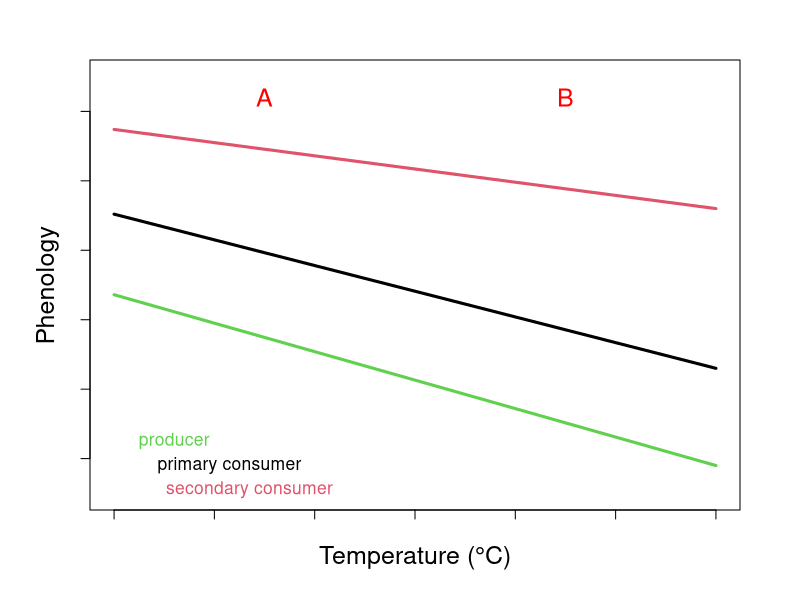
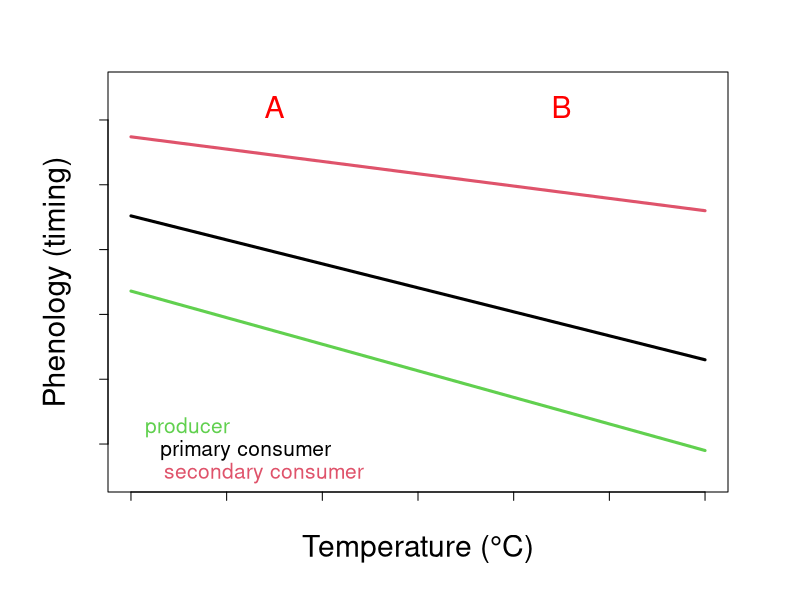
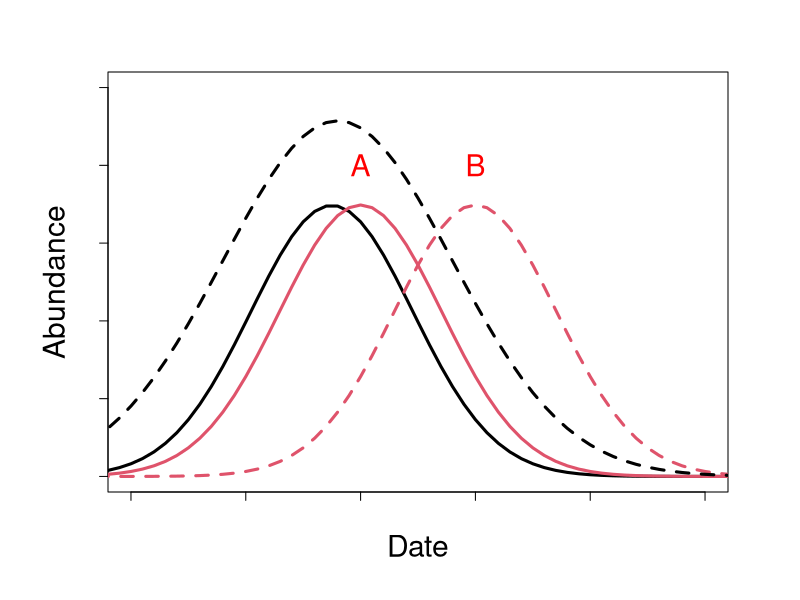
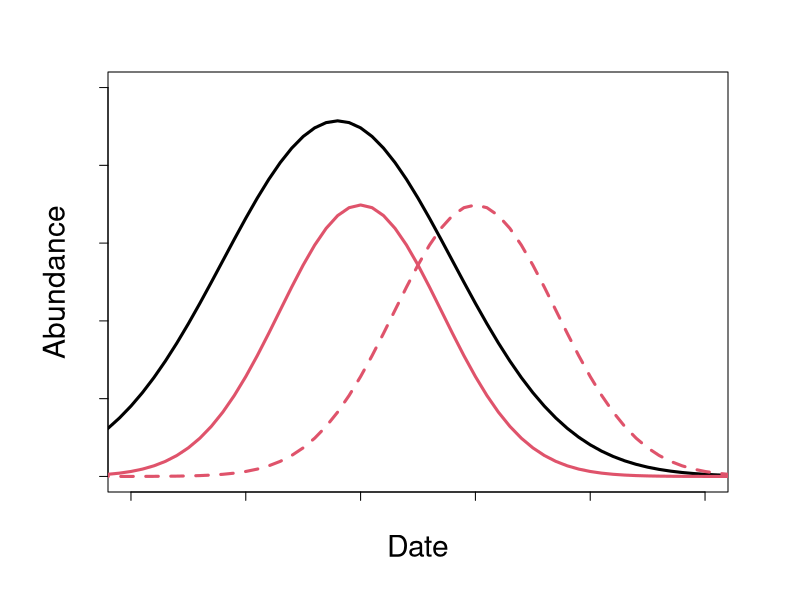
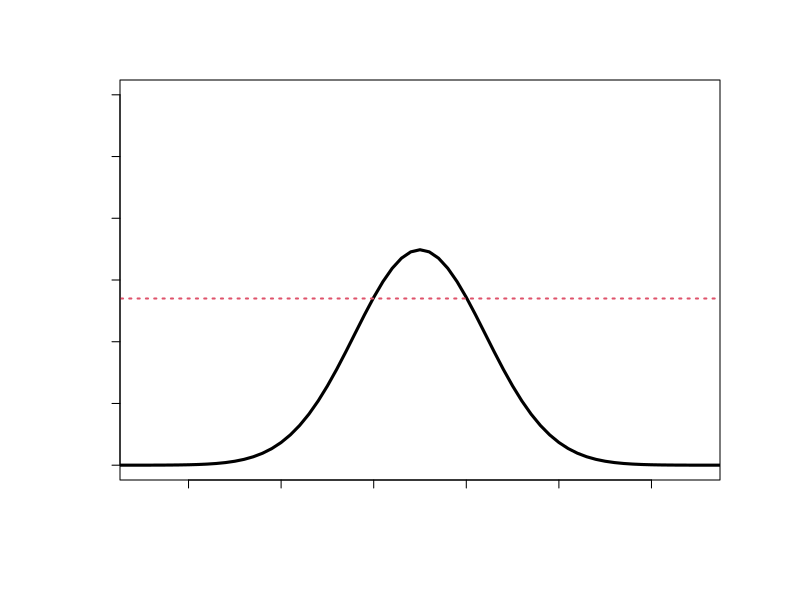
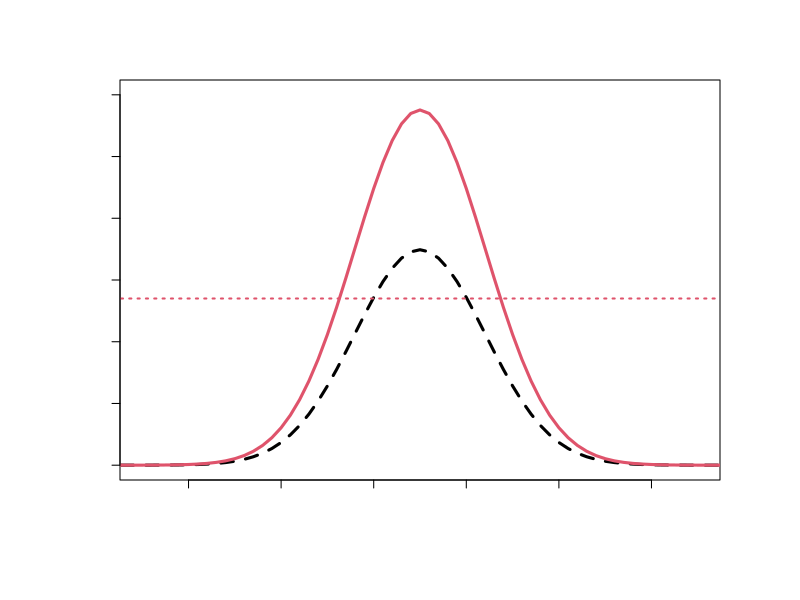
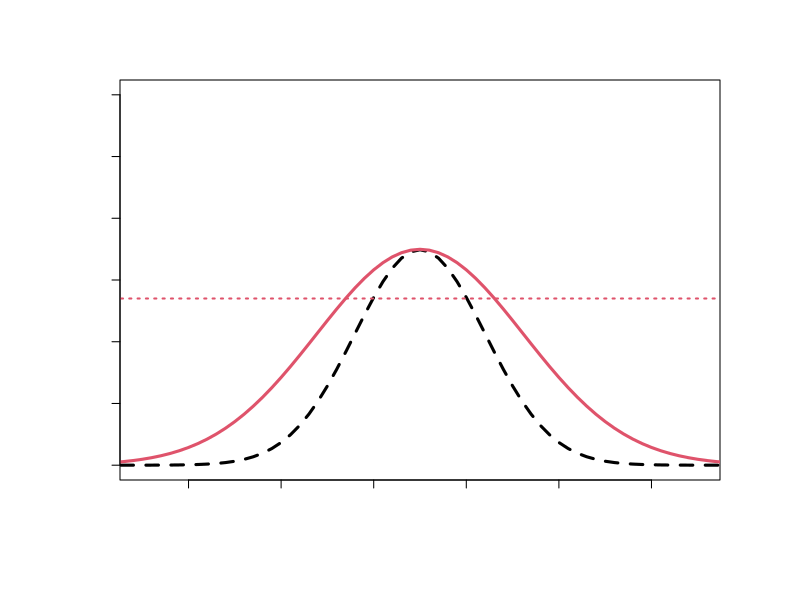

These figures' R source, in order: (Note: this script raises an error after producing the figures.)
####################
#### Schematics ####
####################

#### Effect of temp on Phenology ####
# line graph: temp sensitivity from thackeray 2016
phentemp <- data.frame(temp=seq(4,10,0.5))
phentemp$prod <- 120+(-4.1*phentemp$temp)
phentemp$prim <- 130+(-3.7*phentemp$temp)
phentemp$seco <- 135+(-1.9*phentemp$temp)

par(mfcol=c(1,1), mar=c(1,1,1,1), oma=c(2,2,1,1),cex=1.5)
plot(phentemp$temp, phentemp$seco, type="l", lwd=3, col=2, ylim=c(75, 135), xlab=NA, ylab=NA, xaxt='n', yaxt='n')
points(phentemp$temp, phentemp$prim, type="l", lwd=3, col=1)
points(phentemp$temp, phentemp$prod, type="l", lwd=3, col=3)
title(xlab="Temperature (°C)",  outer=TRUE, line=0)
title(ylab="Phenology", outer=TRUE, line=0)
axis(side=1,labels=F, tck=-0.02) 
axis(side=2,labels=F, tck=-0.02) 
text(5.5,132, "A", col="red")
text(8.5,132, "B", col="red")
text(4.6, 82.5, "producer", col=3, cex=0.7)
text(5.15, 79, "primary consumer", col=1, cex=0.7)
text(5.35, 75.5, "secondary consumer", col=2, cex=0.7) # 9'X7.5"

par(mfcol=c(1,1), mar=c(1,1,1,1), oma=c(2,2,1,1),cex=1.8)
plot(phentemp$temp, phentemp$prod, type="l", lwd=3, col=3, ylim=c(75, 135), xlab=NA, ylab=NA, xaxt='n', yaxt='n')
title(xlab="Temperature (°C)",  outer=TRUE, line=0)
title(ylab="Phenology (timing)", outer=TRUE, line=0)
axis(side=1,labels=F, tck=-0.02) 
axis(side=2,labels=F, tck=-0.02) 
points(phentemp$temp, phentemp$prim, type="l", lwd=3, col=1)
points(phentemp$temp, phentemp$seco, type="l", lwd=3, col=2) #6x6
text(4.59, 82.5, "producer", col=3, cex=0.7)
text(5.2, 79, "primary consumer", col=1, cex=0.7)
text(5.39, 75.5, "secondary consumer", col=2, cex=0.7)
text(5.5,132, "A", col="red")
text(8.5,132, "B", col="red")

# curves for caterpillar and bird at 2 temps
curves <- data.frame(x=seq(-30,30,0.1))
curves$y1 <- -curves$x^2 + -4*curves$x -2.75
curves$y2 <- -curves$x^2 + -4.5*curves$x -3.814
curves$y3 <- -curves$x^2 + -2*curves$x +0.25

par(mfcol=c(1,1), mar=c(1,1,1,1), oma=c(2,2,1,1),cex=1.8)
plot(curves$x, exp(curves$y2), lwd=3,type="l",xlim=c(-4,1), ylim=c(0,5), col=1, xlab=NA, ylab=NA, xaxt='n', yaxt='n')
title(ylab="Abundance", outer=TRUE, line=0)
title(xlab="Date", outer=TRUE, line=0)
axis(side=1,labels=F, tck=-0.02) 
axis(side=2,labels=F, tck=-0.02) 
points(curves$x, exp(curves$y1), lwd=3,type="l", col=2)
points(curves$x, exp(curves$y3), lwd=3,type="l", col=2, lty="dashed")
text(-2,4, "A", col="red")
text(-1,4, "B", col="red") #5.5x6

curves$y2 <- -0.5*curves$x^2 + -2.2*curves$x -0.9
points(curves$x, exp(curves$y2), type="l", lwd=3, lty="dashed")
par(mfcol=c(1,1), mar=c(1,1,1,1), oma=c(2,2,1,1),cex=1.8)
plot(curves$x, exp(curves$y2), lwd=3,type="l",xlim=c(-4,1), ylim=c(0,5), col=1, xlab=NA, ylab=NA, xaxt='n', yaxt='n')
title(ylab="Abundance", outer=TRUE, line=0)
title(xlab="Date", outer=TRUE, line=0)
axis(side=1,labels=F, tck=-0.02) 
axis(side=2,labels=F, tck=-0.02) 
points(curves$x, exp(curves$y1), lwd=3,type="l", col=2)
points(curves$x, exp(curves$y3), lwd=3,type="l", col=2, lty="dashed")

#### Buffering hypothesis ####

curves <- data.frame(x=seq(-30,30,0.1))
curves$y4 <- -curves$x^2 + curves$x +1
curves$y5 <- -curves$x^2 + curves$x +1.5
curves$y6 <- -(0.4)*(curves$x)^2 + 0.4*curves$x +1.152
curves$line <- 2.7

# base curve
par(mfcol=c(1,1), mar=c(1,1,1,1), oma=c(2,2,1,1),cex=2)
plot(curves$x, exp(curves$y4), type="l", ylim=c(0,6), xlim=c(-2.5,3.5), lwd=3, xlab=NA, ylab=NA, xaxt='n', yaxt='n')
points(curves$x, curves$line, type="l", lty="dotted", col=2, lwd=2)
#title(ylab="Abundance", outer=TRUE, line=0)
#title(xlab="Date", outer=TRUE, line=0)
axis(side=1,labels=F,tck=-0.02) 
axis(side=2,labels=F,tck=-0.02) #3.5x4"
#text(3.3,5.5, "A", cex=0.8)

# plus higher peak
par(mfcol=c(1,1), mar=c(1,1,1,1), oma=c(2,2,1,1),cex=2)
plot(curves$x, exp(curves$y4), type="l", ylim=c(0,6), xlim=c(-2.5,3.5), lwd=3, lty="dashed", xlab=NA, ylab=NA, xaxt='n', yaxt='n')
points(curves$x, exp(curves$y5), type="l", lwd=3, col=2)
points(curves$x, curves$line, type="l", lty="dotted", col=2, lwd=2)
#title(ylab="Abundance", outer=TRUE, line=0)
#title(xlab="Date", outer=TRUE, line=0)
axis(side=1,labels=F,tck=-0.02) 
axis(side=2,labels=F,tck=-0.02) 
#text(3.3,5.5, "B", cex=0.8)

# plus broader peak
par(mfcol=c(1,1), mar=c(1,1,1,1), oma=c(2,2,1,1),cex=2)
plot(curves$x, exp(curves$y4), type="l", ylim=c(0,6), xlim=c(-2.5,3.5), lwd=3, lty="dashed", xlab=NA, ylab=NA, xaxt='n', yaxt='n')
points(curves$x, exp(curves$y6), type="l", lwd=3, col=2)
points(curves$x, curves$line, type="l", lty="dotted", col=2, lwd=2)
#title(ylab="Abundance", outer=TRUE, line=0)
#title(xlab="Date", outer=TRUE, line=0)
axis(side=1,labels=F,tck=-0.02) 
axis(side=2,labels=F,tck=-0.02) 
#text(3.3,5.5, "C", cex=0.8)


#### Schematic for core model ####
# basic curve
par(mfcol=c(1,1), mar=c(1,1,1,1), oma=c(2,2,1,1),cex=2)
plot(curves$x, exp(curves$y7), type="l", ylim=c(0,6), xlim=c(-2,3), lwd=2, xlab=NA, ylab=NA, xaxt='n', yaxt='n')
title(ylab="Abundance", outer=TRUE, line=0)
title(xlab="Date", outer=TRUE, line=0)
axis(side=1,labels=F) 
axis(side=2,labels=F) 

#intercept +/-
curves <- data.frame(x=seq(-30,30,0.1))
curves$y7 <- -curves$x^2 + curves$x +1
curves$y8 <- -curves$x^2 + curves$x +1.2
curves$y9 <- -curves$x^2 + curves$x +0.8

plot(curves$x, exp(curves$y7), type="l", ylim=c(0,6), xlim=c(-2,3), lwd=2, xlab=NA, ylab=NA, xaxt='n', yaxt='n')
points(curves$x, exp(curves$y8), type="l", col="red2", lwd=2, lty=5)
points(curves$x, exp(curves$y9), type="l", col="blue2", lwd=2, lty=5)
title(ylab="Abundance", outer=TRUE, line=0)
title(xlab="Date", outer=TRUE, line=0)
axis(side=1,labels=F) 
axis(side=2,labels=F) 

#quadratic +/-
curves <- data.frame(x=seq(-30,30,0.1))
curves$y7 <- -curves$x^2 + curves$x +1
curves$y10 <- -(1.2)*(curves$x)^2 + curves$x +1
curves$y11<- -(0.8)*(curves$x)^2 + curves$x +1

plot(curves$x, exp(curves$y7), type="l", ylim=c(0,6), xlim=c(-2,3), lwd=2, xlab=NA, ylab=NA, xaxt='n', yaxt='n')
points(curves$x, exp(curves$y10), type="l", col="red2", lwd=2, lty=5)
points(curves$x, exp(curves$y11), type="l", col="blue2", lwd=2, lty=5)
title(ylab="Abundance", outer=TRUE, line=0)
title(xlab="Date", outer=TRUE, line=0)
axis(side=1,labels=F) 
axis(side=2,labels=F) 

#date +/-
curves <- data.frame(x=seq(-30,30,0.1))
curves$y7  <- -curves$x^2 + curves$x +1
curves$y12 <- -curves$x^2 + 1.2*curves$x +1
curves$y13 <- -curves$x^2 + 0.8*curves$x +1

plot(curves$x, exp(curves$y7), type="l", ylim=c(0,6), xlim=c(-2,3), lwd=2, xlab=NA, ylab=NA, xaxt='n', yaxt='n')
points(curves$x, exp(curves$y12), type="l", col="red2", lwd=2, lty=5)
points(curves$x, exp(curves$y13), type="l", col="blue2", lwd=2, lty=5)
title(ylab="Abundance", outer=TRUE, line=0)
title(xlab="Date", outer=TRUE, line=0)
axis(side=1,labels=F) 
axis(side=2,labels=F) 

#date:year +/-
curves <- data.frame(x=seq(-30,30,0.1))
curves$y7  <- -curves$x^2 + curves$x +1
curves$y14 <- -curves$x^2 + 4*curves$x -3
curves$y15 <- -curves$x^2 + -curves$x +1.5

plot(curves$x, exp(curves$y7), type="l", ylim=c(0,6), xlim=c(-2,3), lwd=2, xlab=NA, ylab=NA, xaxt='n', yaxt='n')
points(curves$x, exp(curves$y14), type="l", col="blueviolet", lwd=2, lty=5)
points(curves$x, exp(curves$y15), type="l", col="darkgreen", lwd=2, lty=5)  
title(ylab="Abundance", outer=TRUE, line=0)
title(xlab="Date", outer=TRUE, line=0)
axis(side=1,labels=F) 
axis(side=2,labels=F) 

#contvar:date
curves <- data.frame(x=seq(-30,30,0.1))
curves$y7  <- -curves$x^2 + curves$x +1 
curves$y16 <- -curves$x^2 + 1.6*curves$x +1.06
curves$y17 <- -curves$x^2 + 1.4*curves$x +1.04
curves$y18 <- -curves$x^2 + 1.2*curves$x +1.02
curves$y19 <- -curves$x^2 + 0.8*curves$x +0.98
curves$y20 <- -curves$x^2 + 0.6*curves$x +0.96
curves$y21 <- -curves$x^2 + 0.4*curves$x +0.94

plot(curves$x, exp(curves$y7), type="l", ylim=c(0,6), xlim=c(-2,3), lwd=2, xlab=NA, ylab=NA, xaxt='n', yaxt='n')
points(curves$x, exp(curves$y16), type="l", col="red3", lwd=2, lty=5)
points(curves$x, exp(curves$y17), type="l", col="red", lwd=2, lty=5)
points(curves$x, exp(curves$y18), type="l", col="orangered", lwd=2, lty=5)
points(curves$x, exp(curves$y19), type="l", col="royalblue", lwd=2, lty=5)
points(curves$x, exp(curves$y20), type="l", col="blue2", lwd=2, lty=5)
points(curves$x, exp(curves$y21), type="l", col="blue4", lwd=2, lty=5)
title(ylab="Abundance", outer=TRUE, line=0)
title(xlab="Date", outer=TRUE, line=0)
axis(side=1,labels=F) 
axis(side=2,labels=F) 



#### different tree taxa peaks ####

x <- seq(-30,30,0.01)
y1  <- -x^2 + x +1
y2 <- -x^2 + 3*x -1.5
y3 <- -4*x^2 + -x +1.5
y4 <- -2*x^2 + 10*x -11.5
sum1 <- exp(y1)+exp(y2)+exp(y3)+exp(y4)
  
par(mfcol=c(2,1), mar=c(1,1,1,1), cex=1.5)#, oma=c(2,2,1,1),cex=2)
plot(x, exp(y1), type="l", col="blue", ylim=c(0,8), xlim=c(-3,5.5), lwd=2, xlab="", ylab="", xaxt='n', yaxt='n')
points(x, exp(y2), type="l", col="green3", lwd=2)
points(x, exp(y3), type="l", col="darkgreen", lwd=2)  
points(x, exp(y4), type="l", col="purple", lwd=2) 
points(x,sum1, type="l", lwd=2, lty=2)
title(ylab="Abundance", outer=TRUE, line=0)
title(xlab="Date", outer=TRUE, line=0)
#plot(x, exp(y5), type="l", col="white", ylim=c(0,8), xlim=c(-3,5.5), lwd=2, xlab="", ylab="", xaxt='n', yaxt='n')

#axis(side=1,labels=F) 
#axis(side=2,labels=F) 

y5 <- -0.5*x^2 + 3.5*x -5.5
y6 <- -0.3*x^2 + x 
y7 <- -0.5*x^2 + -0.2*x +0.8
y8 <- -4*x^2 + 14*x -11
sum2 <- exp(y5)+exp(y6)+exp(y7)+exp(y8)
sum3 <- exp(y5)+exp(y6)+exp(y7)+exp(y8)+exp(y1)+exp(y2)+exp(y3)+exp(y4)

#par(mfcol=c(1,2), mar=c(1,1,1,1), cex=1.5)#, oma=c(2,2,1,1),cex=2)
plot(x, exp(y5), type="l", col="darkred", ylim=c(0,8), xlim=c(-3,5.5), lwd=2, xlab="", ylab="", xaxt='n', yaxt='n')
points(x, exp(y6), type="l", col="red2", lwd=2)
points(x, exp(y7), type="l", col="orange", lwd=2)  
points(x, exp(y8), type="l", col="gold2", lwd=2) 
points(x,sum2, type="l", lwd=2, lty=2)
title(ylab="Abundance", outer=TRUE, line=0)
title(xlab="Date", outer=TRUE, line=0)  #saving as 7"x5"

#par(mfcol=c(1,1), mar=c(1,1,1,1), cex=1.5)#, oma=c(2,2,1,1),cex=2)
plot(x, exp(y5), type="l", col="darkred", ylim=c(0,9), xlim=c(-3,5.5), lwd=2, xlab="", ylab="", xaxt='n', yaxt='n')
points(x, exp(y6), type="l", col="red2", lwd=2)
points(x, exp(y7), type="l", col="orange", lwd=2)  
points(x, exp(y8), type="l", col="gold2", lwd=2) 
points(x, exp(y1), type="l", col="blue", lwd=2)
points(x, exp(y2), type="l", col="green3", lwd=2)
points(x, exp(y3), type="l", col="darkgreen", lwd=2)  
points(x, exp(y4), type="l", col="purple", lwd=2) 
points(x,sum3, type="l", lwd=2, lty=2)



####  Mismatch buffering model options ####

x <- seq(-10,10,0.5)
y <- -5*x^2+x
y1 <- -5*x^2+x+30
y2 <- -5*x^2+x+100
y3 <- -5*x^2+x-30
y4 <- -5*x^2+x-100
par(mfcol=c(1,1),cex=1.5)# mar=c(3,3,1,1), cex=1.5, oma=c(3,3,1,1))
plot(x,y, type="l", xlab="Mistiming (days)", ylab="Fitness trait e.g. mean chick mass",  xlim=c(-10,10), ylim=c(-620,110), yaxt='n', lwd=2)
points(x, y1, type="l", col=2, lty="dashed", lwd=2)
points(x, y3, type="l", col="blue", lty="dashed", lwd=2)
points(x, y2, type="l", col=2, lty="dotted", lwd=2)
points(x, y4, type="l", col="blue", lty="dotted", lwd=2) #6"x6"

plot(NULL ,xaxt='n',yaxt='n',bty='n',ylab='',xlab='', xlim=0:1, ylim=0:1)
legend("topleft", legend =c("Average peak shape","Height", "Width", "Increase","Decrease"), 
       lty=c("solid","dotted", "dashed","solid","solid"), 
       col=c(1,1,1,2,"blue"), 
       lwd=3, seg.len=2, bty='n')

x <- seq(0,10,0.5)
y <- -x
y1 <- -5*x^2+x+30
y2 <- -5*x^2+x+100
y3 <- -5*x^2+x-30
y4 <- -5*x^2+x-100
par(mfcol=c(1,1),cex=1.5)# mar=c(3,3,1,1), cex=1.5, oma=c(3,3,1,1))
plot(x,y, type="l", xlab="Mistiming (days)", ylab="Fitness trait e.g. mean chick mass",  xlim=c(-10,10), ylim=c(-620,110), yaxt='n', lwd=2)
points(x, y1, type="l", col=2, lty="dashed", lwd=2)
points(x, y3, type="l", col="blue", lty="dashed", lwd=2)
points(x, y2, type="l", col=2, lty="dotted", lwd=2)
points(x, y4, type="l", col="blue", lty="dotted", lwd=2) #6"x6"


### OR ####
# fitness ~ absolute relative timing * area * sign

x <- seq(0,10,0.1)
negrtim <- 3*-x+2
posrtim <- 2*-x+2

par(mfcol=c(1,1),cex=1.5)
plot(x, posrtim, type="l", col="red", yaxt='n', lwd=2, ylab="Fitness trait", xlab="Absolute relative timing", ylim=c(-40,10))  
points(x, negrtim, type="l", col="blue", lwd=2)


#### Multimembership ####
# line graph: crossing at intercept
line <- data.frame(temp=seq(-10,10,0.5))
line$prod <- 1+(0.5*line$temp)
line$prim <- 1+(-0.3*line$temp)
line$seco <- 1+(1*line$temp)


par(mfcol=c(1,1), mar=c(1,1,1,1), oma=c(2,2,1,1),cex=1.8)
plot(line$temp, line$prod, type="l", lwd=3, col=1, ylim=c(-15,30),xlab=NA, ylab=NA, xaxt='n', yaxt='n')
title(xlab="Foliage score (small trees)",  outer=TRUE, line=0)
title(ylab="Abundance per branch", outer=TRUE, line=0)
axis(side=1,labels=F, tck=-0.02) 
axis(side=2,labels=F, tck=-0.02) 
points(line$temp, line$prim, type="l", lwd=3, col="blue", lty="dashed")
points(line$temp, line$seco, type="l", lwd=3, col=2, lty="dashed") #5.5x6


# Example caterpillar peaks
curves <- data.frame(x=seq(-30,30,0.01))
curves$y1 <- -0.8*curves$x^2 + -0.5*curves$x
curves$y2 <- -curves$x^2 + -4.5*curves$x -3.814
curves$y3 <- -1.9*curves$x^2 + -4*curves$x -0.6
curves$y4 <- -curves$x^2 + -2.5*curves$x -0.6
points(curves$x, exp(curves$y4), lwd=3,type="l")

par(mfcol=c(1,1), mar=c(1,1,1,1), oma=c(2,2,1,1),cex=1.8)
plot(curves$x, exp(curves$y4), lwd=3,type="l",xlim=c(-4,1), ylim=c(0,5), xlab=NA, ylab=NA, xaxt='n', yaxt='n')
title(ylab="y", outer=TRUE, line=0)
title(xlab="x", outer=TRUE, line=0)
axis(side=1,labels=F, tck=-0.02) 
axis(side=2,labels=F, tck=-0.02) 
points(curves$x, exp(curves$y2), lwd=3,type="l", col="orange", lty="dashed")
points(curves$x, exp(curves$y1), lwd=3,type="l", col=2, lty="dashed")
points(curves$x, exp(curves$y3), lwd=3,type="l", col="blue", lty="dashed")#5.5x6

curves$y1 <- -0.8*curves$x^2 + -0.5*curves$x +0.5
par(mfcol=c(1,1), mar=c(1,1,1,1), oma=c(2,2,1,1),cex=1.8)
plot(curves$x, exp(curves$y3), lwd=3,type="l",xlim=c(-4,1), col="blue", ylim=c(0,5), xlab=NA, ylab=NA, xaxt='n', yaxt='n')
title(ylab="Abundance", outer=TRUE, line=0)
title(xlab="Date", outer=TRUE, line=0)
axis(side=1,labels=F, tck=-0.02) 
axis(side=2,labels=F, tck=-0.02) 
points(curves$x, exp(curves$y2), lwd=3,type="l", col="orange")
points(curves$x, exp(curves$y1), lwd=3,type="l", col=2) #4x6



curves$y2 <- -0.5*curves$x^2 + -2.2*curves$x -0.9
points(curves$x, exp(curves$y2), type="l", lwd=3)
par(mfcol=c(1,1), mar=c(1,1,1,1), oma=c(2,2,1,1),cex=1.8)
plot(curves$x, exp(curves$y2), lwd=3,type="l",xlim=c(-4,1), ylim=c(0,5), col=1, xlab=NA, ylab=NA, xaxt='n', yaxt='n')
title(ylab="Abundance", outer=TRUE, line=0)
title(xlab="Date", outer=TRUE, line=0)
axis(side=1,labels=F, tck=-0.02) 
axis(side=2,labels=F, tck=-0.02) 
points(curves$x, exp(curves$y1), lwd=3,type="l", col=2)
points(curves$x, exp(curves$y3), lwd=3,type="l", col=2, lty="dashed")


####Problem with GLMM approach

curves <- data.frame(x=seq(-30,30,0.05))
curves$y7  <- -curves$x^2 + curves$x +1 
curves$y16 <- -curves$x^2 + 1.6*curves$x +1.06
curves$y17 <- -curves$x^2 + 1.4*curves$x +1.04
curves$y18 <- -curves$x^2 + 1.2*curves$x +1.02
curves$y19 <- -curves$x^2 + 0.8*curves$x +0.98
curves$y20 <- -curves$x^2 + 0.6*curves$x +0.96
curves$y21 <- -curves$x^2 + 0.4*curves$x +0.94

curves$y7  <- -curves$x^2 + curves$x +1 
curves$y16 <- -curves$x^2 + 1.6*curves$x +0.94
curves$y17 <- -curves$x^2 + 1.4*curves$x +0.96
curves$y18 <- -curves$x^2 + 1.2*curves$x +0.98
curves$y19 <- -curves$x^2 + 0.8*curves$x +1.02
curves$y20 <- -curves$x^2 + 0.6*curves$x +1.04
curves$y21 <- -curves$x^2 + 0.4*curves$x +1.06
curves$y22 <- -curves$x^2 + 0.2*curves$x +1.08
curves$y23 <- -curves$x^2 + 0*curves$x +1.1
curves$y24 <- -curves$x^2 + -0.2*curves$x +1.12
curves$y25 <- -curves$x^2 + -0.4*curves$x +1.14
curves$y26 <- -curves$x^2 + -0.6*curves$x +1.16
curves$y27 <- -curves$x^2 + -0.8*curves$x +1.18

par(mfcol=c(1,1), mar=c(1,1,1,1), oma=c(2,2,1,1),cex=1.8)
plot(curves$x, exp(curves$y16), type="l",col="#27408B", ylim=c(0,6), xlim=c(-2.3,2.7), lwd=1.5, xlab=NA, ylab=NA, xaxt='n', yaxt='n')
points(curves$x, exp(curves$y17), type="l", col="#3A5FCD", lwd=1.5)
points(curves$x, exp(curves$y18), type="l", col="#436EEE", lwd=1.5)
points(curves$x, exp(curves$y7), type="l", col="#4876FF", lwd=1.5)
points(curves$x, exp(curves$y19), type="l", col="#7A67EE", lwd=1.5)
points(curves$x, exp(curves$y20), type="l", col="#8968CD", lwd=1.5)
points(curves$x, exp(curves$y21), type="l", col="#9F79EE", lwd=1.5)
points(curves$x, exp(curves$y22), type="l", col="#AB82FF", lwd=1.5)
points(curves$x, exp(curves$y23), type="l", col="#D15FEE", lwd=1.5)
points(curves$x, exp(curves$y24), type="l", col="#E066FF", lwd=1.5)
points(curves$x, exp(curves$y25), type="l", col="#EE7AE9", lwd=1.5)
points(curves$x, exp(curves$y26), type="l", col="#FF83FA", lwd=1.5)
points(curves$x, exp(curves$y27), type="l", col="#F29EEE", lwd=1.5)
title(ylab="Abundance", outer=TRUE, line=0)
title(xlab="Date", outer=TRUE, line=0)
axis(side=1,labels=F, tck=-0.02) 
axis(side=2,labels=F, tck=-0.02) #5.5x7

df <- data.frame(a=rep(-1, 13), b=seq(1.6,-0.8,-0.2), c=seq(0.94,1.18,0.02))
df$pd <- -df$b/(2*df$a)
df$ph <- df$a*df$pd^2 + df$b*df$pd + df$c

par(mfcol=c(1,1), mar=c(1,1,1,1), oma=c(2,2,1,1),cex=1.8)
plot(df$c,df$pd, xlab=NA, ylab=NA, xaxt='n', yaxt='n', col=c("#27408B", "#3A5FCD", "#436EEE", "#4876FF", "#7A67EE", "#8968CD", "#9F79EE", "#AB82FF", "#D15FEE", "#E066FF", "#EE7AE9", "#FF83FA", "#F29EEE"), pch=20)
title(ylab="Peak date", outer=TRUE, line=0)
title(xlab="Temperature", outer=TRUE, line=0)
axis(side=1,labels=F, tck=-0.02) 
axis(side=2,labels=F, tck=-0.02)


par(mfcol=c(1,1), mar=c(1,1,1,1), oma=c(2,2,1,1),cex=1.8)
plot(df$c,df$ph, xlab=NA, ylab=NA, xaxt='n', yaxt='n', col=c("#27408B", "#3A5FCD", "#436EEE", "#4876FF", "#7A67EE", "#8968CD", "#9F79EE", "#AB82FF", "#D15FEE", "#E066FF", "#EE7AE9", "#FF83FA", "#F29EEE"), pch=20)
title(ylab="Peak height", outer=TRUE, line=0)
title(xlab="Temperature", outer=TRUE, line=0)
axis(side=1,labels=F, tck=-0.02) 
axis(side=2,labels=F, tck=-0.02)

c("#27408B", "#3A5FCD", "#436EEE", "#4876FF", "#7A67EE", "#8968CD", "#9F79EE", "#AB82FF", "#D15FEE", "#E066FF", "#EE7AE9", "#FF83FA", "#F29EEE")